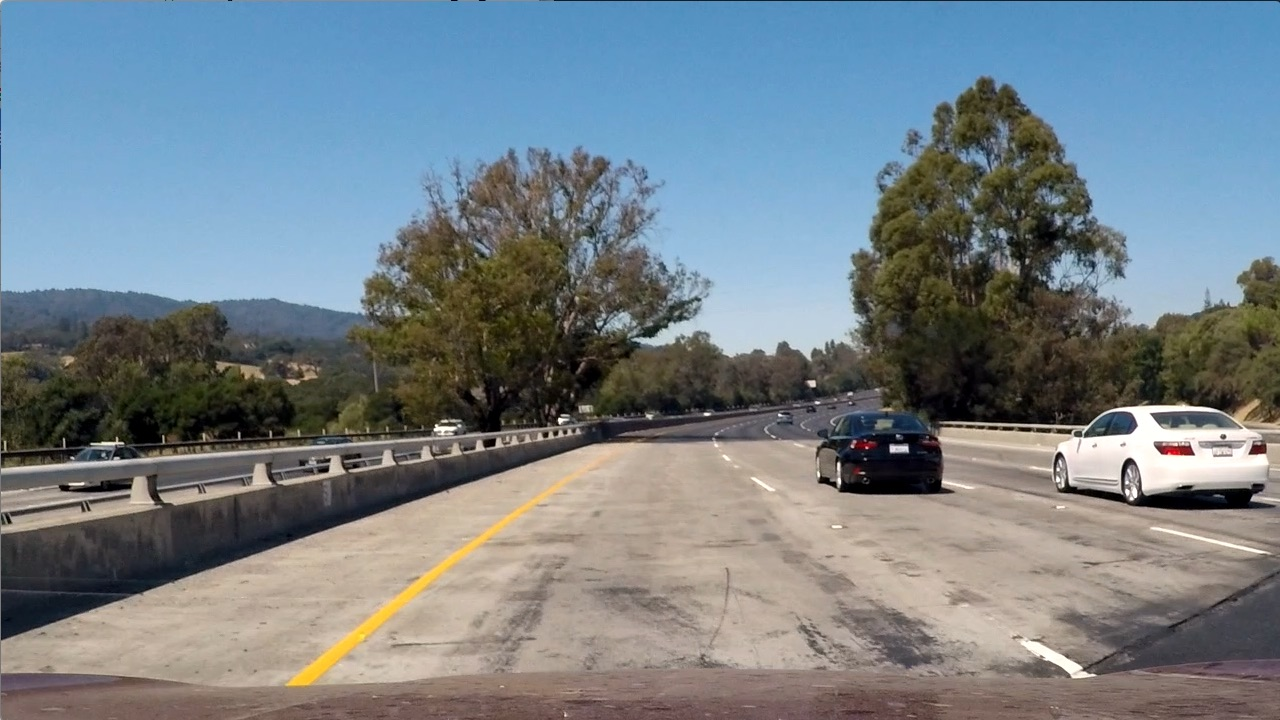
#> input picture test_images/test1.jpg, 1280 x 720 px; its folder holds only this picture in this run
$ jupyter execute --allow-errors vehicle_detection.ipynb   (older library calls are emulated)
#> lines starting #> are read from the running program, lines starting #| are printed output that depends on the picture
#> (reads svc_pickle.p from the repository)
#> further down, test_img is the input picture: shape (720, 1280, 3); mean B, G, R 135.5, 128.7, 117.5
### vehicle_detection.py
import glob
import numpy as np
import matplotlib.pyplot as plt
import cv2
import time
from sklearn.svm import LinearSVC
from sklearn.preprocessing import StandardScaler
from skimage.feature import hog
from sklearn.model_selection import train_test_split
from scipy.ndimage.measurements import label
from collections import deque


class Pipeline:
    def __init__(self):
        self.cars = []
        self.notcars = []
        self.X = None
        self.X_scaler = None
        self.scaled_X = None
        self.y = None
        self.svc = None
        self.box_list = deque(maxlen=10)

        # Tweakable Parameters
        self.color_space = 'YCrCb'  # Can be RGB, HSV, LUV, HLS, YUV, YCrCb, GRAY
        self.orient = 9  # HOG orientations
        self.pix_per_cell = 8  # HOG pixels per cell
        self.cell_per_block = 2  # HOG cells per block
        self.hog_channel = "ALL"  # Can be 0, 1, 2, or "ALL"
        self.spatial_size = (32, 32)  # Spatial binning dimensions
        self.hist_bins = 32  # Number of histogram bins
        self.spatial_feat = True  # Spatial features on or off
        self.hist_feat = True  # Histogram features on or off
        self.hog_feat = True  # HOG features on or off
        self.find_params = [(1.0, (400, 500)), (1.25, (400, 675)), (1.5, (400, 675))] # Scale & Min and max in y for sliding window search

        win_size = (64, 64)
        block_size = (self.pix_per_cell * self.cell_per_block, self.pix_per_cell * self.cell_per_block)
        block_stride = (8, 8)
        cell_size = (self.pix_per_cell, self.pix_per_cell)
        nbins = self.orient

        self.hog_descriptor = cv2.HOGDescriptor(win_size, block_size, block_stride, cell_size, nbins)

    def visualize_hog_features(self, img):
        features, hog_image = hog(img, orientations=self.orient,
                                  pixels_per_cell=(self.pix_per_cell, self.pix_per_cell),
                                  cells_per_block=(self.cell_per_block, self.cell_per_block),
                                  transform_sqrt=True,
                                  visualise=True, feature_vector=True)
        return features, hog_image

    def get_hog_features(self, img):

        return self.hog_descriptor.compute(img)

    def bin_spatial(self, img):
        # Use cv2.resize().ravel() to create the feature vector
        features = cv2.resize(img, self.spatial_size).ravel()
        # Return the feature vector
        return features

    def color_hist(self, img, bins_range=(0, 256), plot=False):
        # Compute the histogram of the color channels separately
        channel1_hist = np.histogram(img[:, :, 0], bins=self.hist_bins, range=bins_range)
        channel2_hist = np.histogram(img[:, :, 1], bins=self.hist_bins, range=bins_range)
        channel3_hist = np.histogram(img[:, :, 2], bins=self.hist_bins, range=bins_range)

        if plot is True:
            # Generating bin centers
            bin_edges = channel1_hist[1]
            bin_centers = (bin_edges[1:] + bin_edges[0:len(bin_edges) - 1]) / 2

            # Plot a figure with all three bar charts
            fig = plt.figure(figsize=(12, 3))
            plt.subplot(131)
            plt.bar(bin_centers, channel1_hist[0])
            plt.xlim(0, 256)
            plt.title('Channel 1 Histogram')
            plt.subplot(132)
            plt.bar(bin_centers, channel2_hist[0])
            plt.xlim(0, 256)
            plt.title('Channel 2 Histogram')
            plt.subplot(133)
            plt.bar(bin_centers, channel3_hist[0])
            plt.xlim(0, 256)
            plt.title('Channel 3 Histogram')
            plt.show()
        else:
            # Concatenate the histograms into a single feature vector
            hist_features = np.concatenate((channel1_hist[0], channel2_hist[0], channel3_hist[0]))

            # Return the individual histograms, bin_centers and feature vector
            return hist_features

    # [86 lines left out: functions extract_features, load_training_data, combine_normalize_features, fit_model, not called in this run]

    def find_cars(self, img, scale=1.0, ystart=350, ystop=650):

        box_list = []
        img_tosearch = img[ystart:ystop, :, :]
        ctrans_tosearch = cv2.cvtColor(img_tosearch, getattr(cv2, "COLOR_BGR2" + self.color_space))
        print("ctrans_tosearch.shape", ctrans_tosearch.shape)

        if scale != 1:
            imshape = ctrans_tosearch.shape
            ctrans_tosearch = cv2.resize(ctrans_tosearch, (np.int(imshape[1] / scale), np.int(imshape[0] / scale)))

        # Define blocks and steps as above
        nxblocks = (ctrans_tosearch.shape[1] // self.pix_per_cell) - self.cell_per_block + 1
        nyblocks = (ctrans_tosearch.shape[0] // self.pix_per_cell) - self.cell_per_block + 1
        # nfeat_per_block = self.orient * self.cell_per_block ** 2

        # 64 was the original sampling rate, with 8 cells and 8 pix per cell
        window = 64
        nblocks_per_window = (window // self.pix_per_cell) - self.cell_per_block + 1
        cells_per_step = 2  # Instead of overlap, define how many cells to step
        nxsteps = (nxblocks - nblocks_per_window) // cells_per_step + 1
        nysteps = (nyblocks - nblocks_per_window) // cells_per_step + 1

        for xb in range(nxsteps):
            for yb in range(nysteps):
                # features = []
                ypos = yb * cells_per_step
                xpos = xb * cells_per_step

                features = []

                xleft = xpos * self.pix_per_cell
                ytop = ypos * self.pix_per_cell

                # Extract the image patch
                # Should already be 64x64 if window is set to 64, but lets be safe
                subimg = cv2.resize(ctrans_tosearch[ytop:ytop + window, xleft:xleft + window], (64, 64))

                # Get color features
                if self.spatial_feat is True:
                    spatial_features = self.bin_spatial(subimg)
                    features.append(spatial_features)

                if self.hist_feat is True:
                    hist_features = self.color_hist(subimg)
                    features.append(hist_features)

                if self.hog_feat is True:
                    # Call get_hog_features() with vis=False, feature_vec=True
                    if self.hog_channel == 'ALL':
                        hog1 = self.get_hog_features(subimg[:, :, 0])
                        hog2 = self.get_hog_features(subimg[:, :, 1])
                        hog3 = self.get_hog_features(subimg[:, :, 2])
                        hog_features = np.vstack((hog1, hog2, hog3)).ravel()
                    else:
                        hog_features = self.get_hog_features(subimg[:, :, self.hog_channel]).ravel()
                    features.append(hog_features)

                # Scale features and make a prediction
                test_features = self.X_scaler.transform(
                    np.hstack(features).reshape(1, -1))
                test_prediction = self.svc.predict(test_features)
                if test_prediction == 1:
                    padding = 15  # helps to increase chance of overlapping bboxes for the heatmaps
                    xbox_left = np.int(xleft * scale)
                    ytop_draw = np.int(ytop * scale)
                    win_draw = np.int(window * scale) + padding
                    box_list.append(((xbox_left - padding, ytop_draw + ystart - padding),
                                     (xbox_left + win_draw, ytop_draw + win_draw + ystart)))

        self.box_list.append(box_list)

    def visualize_sliding_windows(self, img, scale=1.0, ystart=350, ystop=650, padding=15):
        # Make a copy of the image
        imcopy = np.copy(img)

        img_tosearch = imcopy[ystart:ystop, :, :]

        if scale != 1:
            imshape = img_tosearch.shape
            img_tosearch = cv2.resize(img_tosearch, (np.int(imshape[1] / scale), np.int(imshape[0] / scale)))

        # Define blocks and steps as above
        nxblocks = (img_tosearch.shape[1] // self.pix_per_cell) - self.cell_per_block + 1
        nyblocks = (img_tosearch.shape[0] // self.pix_per_cell) - self.cell_per_block + 1

        # 64 was the original sampling rate, with 8 cells and 8 pix per cell
        window = 64
        nblocks_per_window = (window // self.pix_per_cell) - self.cell_per_block + 1
        cells_per_step = 2  # Instead of overlap, define how many cells to step
        nxsteps = (nxblocks - nblocks_per_window) // cells_per_step + 1
        nysteps = (nyblocks - nblocks_per_window) // cells_per_step + 1

        for xb in range(nxsteps):
            for yb in range(nysteps):
                ypos = yb * cells_per_step
                xpos = xb * cells_per_step

                xleft = xpos * self.pix_per_cell
                ytop = ypos * self.pix_per_cell

                xbox_left = np.int(xleft * scale)
                ytop_draw = np.int(ytop * scale)
                win_draw = np.int(window * scale) + padding

                imcopy = cv2.rectangle(imcopy,
                                       (xbox_left - padding, ytop_draw + ystart - padding),
                                       (xbox_left + win_draw, ytop_draw + win_draw + ystart), (0, 0, 255), 3)

        return imcopy

    # [35 lines left out: functions add_heat, apply_threshold, draw_labeled_bboxes, not called in this run]

    def draw_boxes(self, img, color=(0, 0, 255), thick=6):
        # Make a copy of the image
        imcopy = np.copy(img)
        # Iterate through the bounding boxes
        for boxes_in_frame in self.box_list:
            # print("number of boxes", len(boxes_in_frame))
            for bbox in boxes_in_frame:
                # Draw a rectangle given bbox coordinates
                cv2.rectangle(imcopy, bbox[0], bbox[1], color, thick)
        # Return the image copy with boxes drawn
        return imcopy

    def run(self, img, calc=True, clear_boxes=False, thresh=6):
#> called with calc = True, clear_boxes = True, thresh = 1
        if clear_boxes is True:
            self.box_list.clear()

        if calc is True:
            t = time.time()

            for params in self.find_params:
                self.find_cars(img, scale=params[0], ystart=params[1][0], ystop=params[1][1])
#> this loop made 1 pass
#> pass 1, in find_cars, `img_tosearch = img[ystart:ystop, :, :]`:
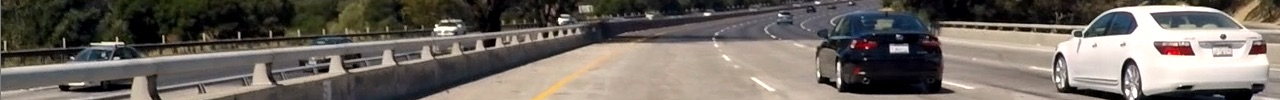
#> img_tosearch: shape (100, 1280, 3); mean B, G, R 96.9, 103.5, 110.4

            t2 = time.time()
            print(round(t2 - t, 2), 'Seconds to find cars...')
        # detected_cars = self.draw_boxes(img)

        t3 = time.time()
        # Add heat to each box in box list
        heat = np.zeros_like(img[:, :, 0]).astype(np.float)
        heat = self.add_heat(heat)

        # Apply threshold to help remove false positives
        heat = self.apply_threshold(heat, thresh)

        # Visualize the heatmap when displaying
        heatmap = np.clip(heat, 0, 255)
        t4 = time.time()
        print(round(t4 - t3, 2), 'Seconds to apply heatmaps...')

        t5 = time.time()
        # Find final boxes from heatmap using label function
        labels = label(heatmap)
        draw_img = self.draw_labeled_bboxes(img, labels)
        t6 = time.time()
        print(round(t6 - t5, 2), 'Seconds to draw final boxes...')

        return draw_img, heatmap

### vehicle_detection.ipynb
# Vehicle Detection

The goals / steps of this project are the following:

* Perform a Histogram of Oriented Gradients (HOG) feature extraction on a labeled training set of images and train a classifier Linear SVM classifier
* Optionally, you can also apply a color transform and append binned color features, as well as histograms of color, to your HOG feature vector.
* Note: for those first two steps don't forget to normalize your features and randomize a selection for training and testing.
* Implement a sliding-window technique and use your trained classifier to search for vehicles in images.
* Run your pipeline on a video stream (start with the test_video.mp4 and later implement on full project_video.mp4) and create a heat map of recurring detections frame by frame to reject outliers and follow detected vehicles.
* Estimate a bounding box for vehicles detected.

[cell 1]
from vehicle_detection import Pipeline
import glob
import cv2
import matplotlib.pyplot as plt
import pickle

[cell 2]
# Initiate the vehicle detection pipeline
pipeline = Pipeline()

#> (a cell that did not finish here is left out)

[cell 4]
# Glob the test images directory
test_images = glob.glob('test_images/*.jpg')

[cell 5]
# helper function for viewing images in pyplot columns
def side_by_side(images, labels=("", "", ""), cmap='viridis', cols=3):
    f, axes = plt.subplots(1, cols, figsize=(20,10))
    cmapv = cmap
    for idx in range(cols):

        if isinstance(cmap, str) is False:
            cmapv = cmap[idx]

        axes[idx].imshow(images[idx], cmap=cmapv)
        axes[idx].set_title(labels[idx], fontsize=30)

[cell 6]
images = []
heatmaps = []

#> (the rest of this cell did not finish here and is left out)

[cell 7]
img = cv2.imread(test_images[0])

ctrans_img = cv2.cvtColor(img, cv2.COLOR_BGR2YCrCb)
#> ctrans_img: shape (720, 1280, 3); mean of channels 0, 1, 2 126.1, 121.9, 133.3

pipeline.color_hist(ctrans_img, plot=True)
#> call 2 of color_hist, with bins_range = (0, 256), plot = True
#> in color_hist (call 2), `bin_edges = channel1_hist[1]`: bin_edges = 33 values from 0 to 256
#> in color_hist (call 2), `bin_centers = (bin_edges[1:] + bin_edges[0:len(bin_edges) - 1]) / 2`: bin_centers = 32 values from 4 to 252
#> in color_hist (call 2), `plt.show()`:
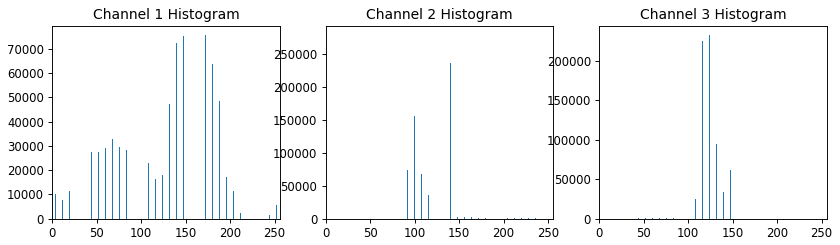
#> figure drawn by matplotlib, 3 panels; panel 1: tallest bar 75655 high, from x = 171.6 to 172.4; panel 2: tallest bar 278444 high, from x = 131.6 to 132.4; panel 3: tallest bar 232967 high, from x = 123.6 to 124.4

features1, hog_image1 = pipeline.visualize_hog_features(ctrans_img[:, :, 0])
#> in visualize_hog_features, `features, hog_image = hog(img, orientations=self.orient, pixels_per_ce..`:
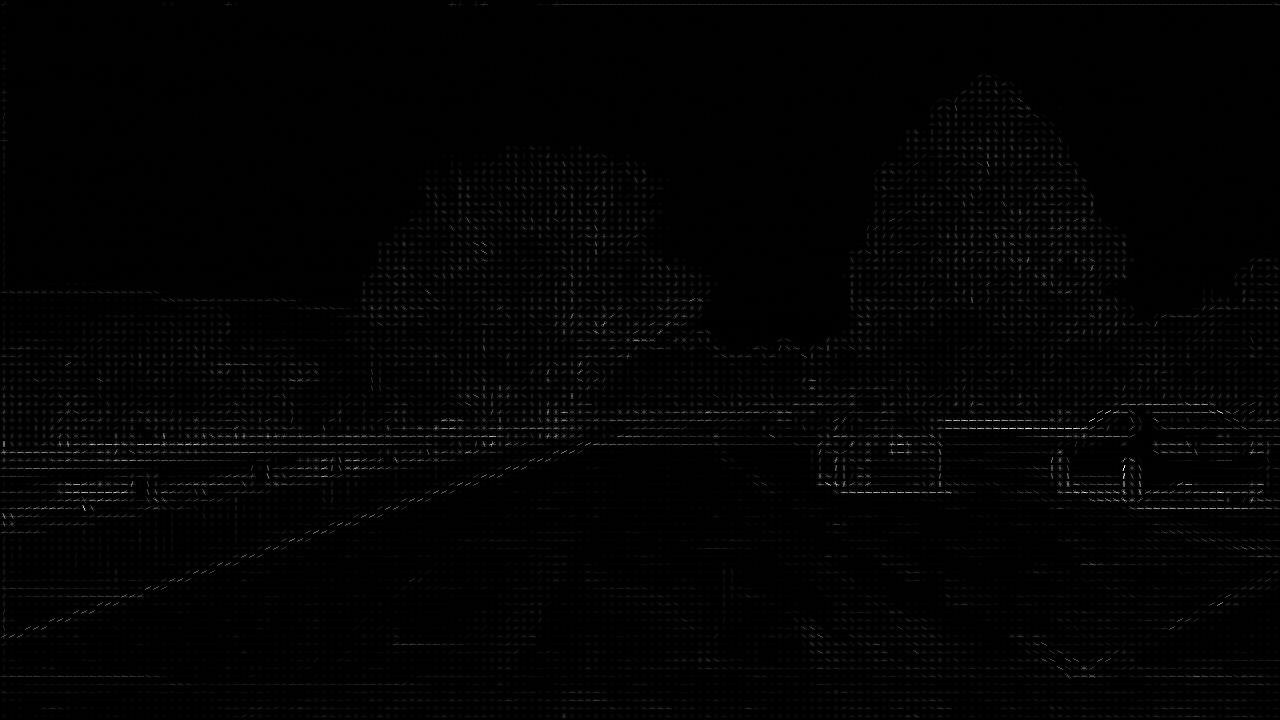
#> hog_image: shape (720, 1280) float64; min 0, max 5.02, mean 0.0587; drawn with min black and max white
features2, hog_image2 = pipeline.visualize_hog_features(ctrans_img[:, :, 1])
#> in visualize_hog_features (call 2), `features, hog_image = hog(img, orientations=self.orient, pixels_per_ce..`:
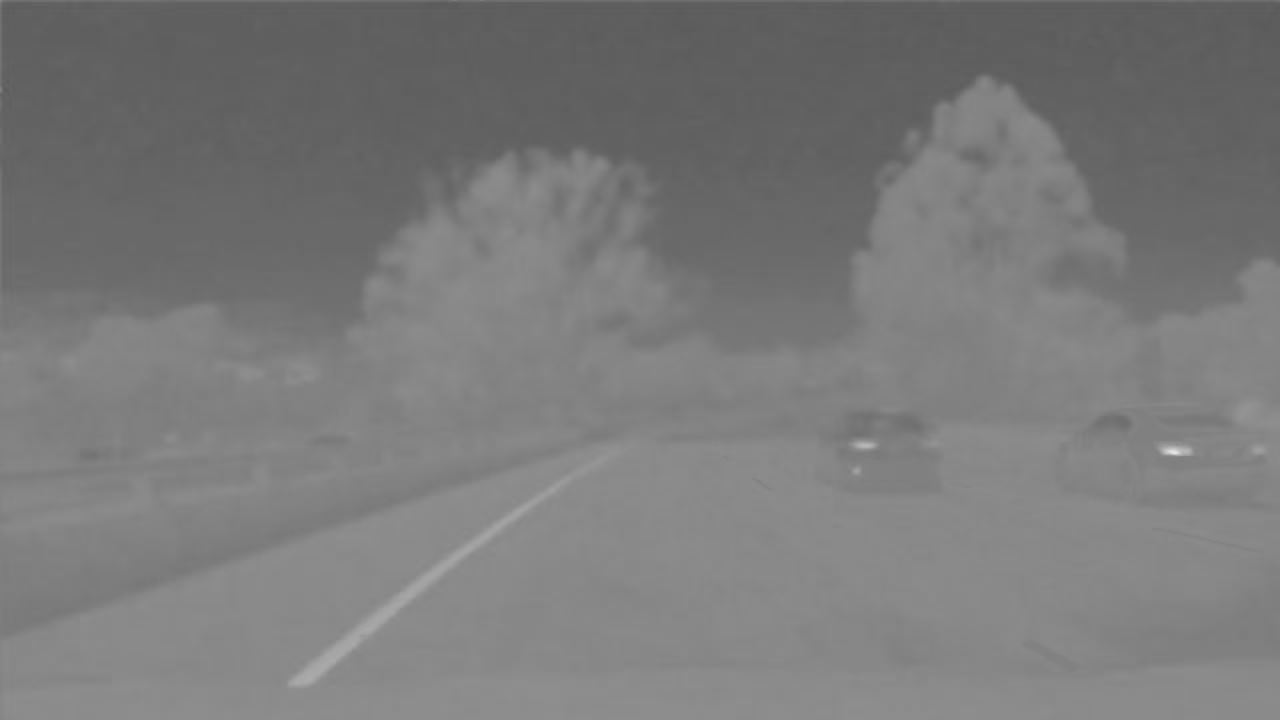
#> img: shape (720, 1280); min 90, max 232, mean 121.9
features3, hog_image3 = pipeline.visualize_hog_features(ctrans_img[:, :, 2])
#> in visualize_hog_features (call 3), `features, hog_image = hog(img, orientations=self.orient, pixels_per_ce..`:
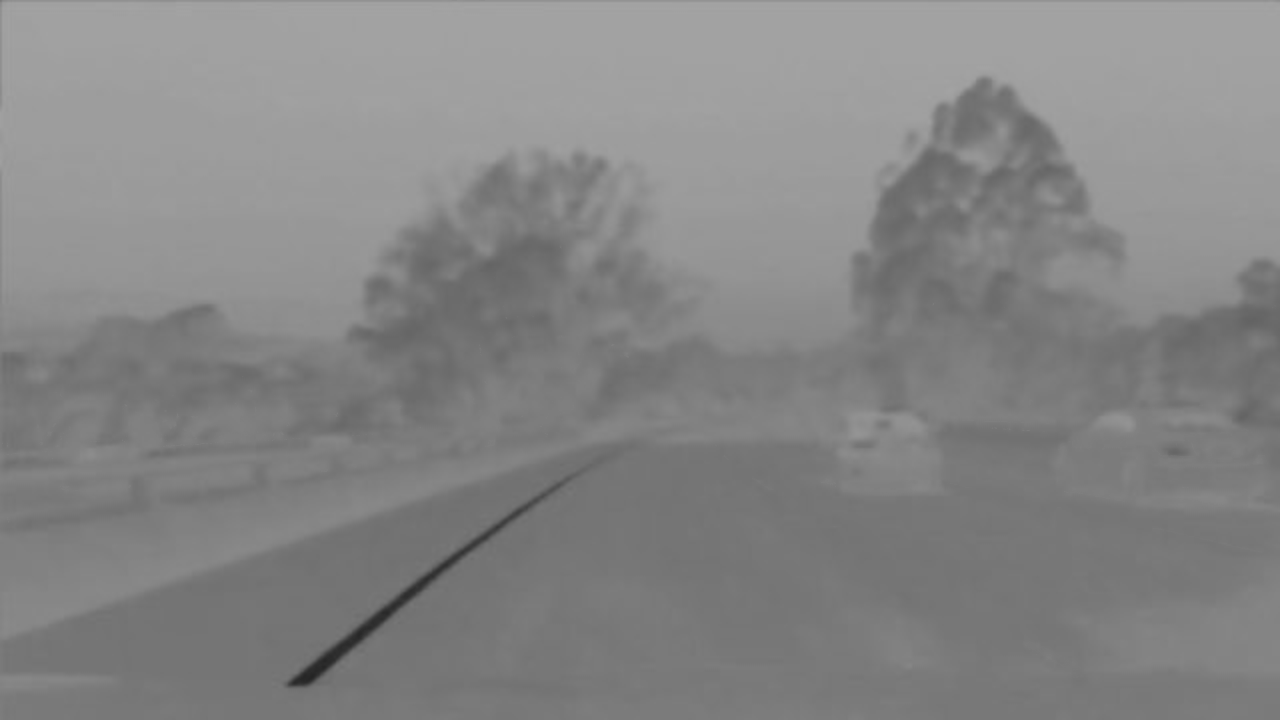
#> img: shape (720, 1280); min 36, max 164, mean 133.3

side_by_side((ctrans_img[:, :, 0], ctrans_img[:, :, 1], ctrans_img[:, :, 2]), labels=("Channel 0","Channel 1","Channel 2"), cmap="gray")
side_by_side((hog_image1, hog_image2, hog_image3), labels=("Channel 0","Channel 1","Channel 2"), cmap="gray")

[cell 8]
sliding_windows = []
rgb_img = cv2.cvtColor(img, cv2.COLOR_BGR2RGB)
for params in pipeline.find_params:
    sliding_windows.append(pipeline.visualize_sliding_windows(rgb_img, scale=params[0], ystart=params[1][0], ystop=params[1][1], padding=0))
#> this loop made 3 passes
#> pass 2, in visualize_sliding_windows (call 2), `img_tosearch = imcopy[ystart:ystop, :, :]`:
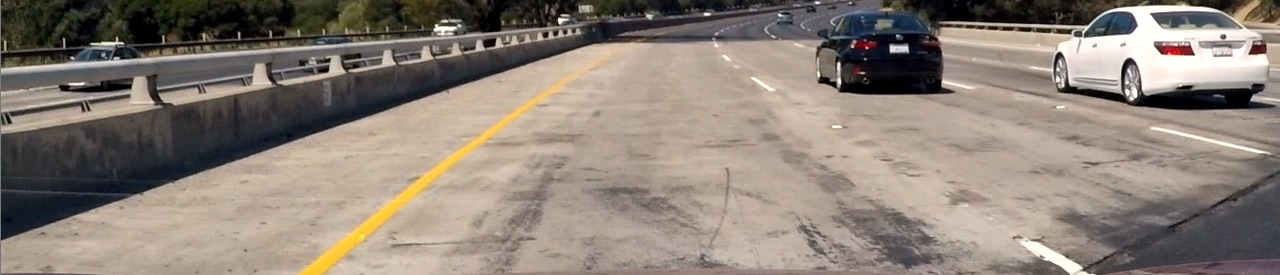
#> img_tosearch: shape (275, 1280, 3); mean R, G, B 139.5, 128.7, 118.7
#> after the loop, sliding_windows = 3 items

# Window size 64 px
side_by_side(sliding_windows, labels=("Scale: 1","Scale: 1.25","Scale: 1.5"))
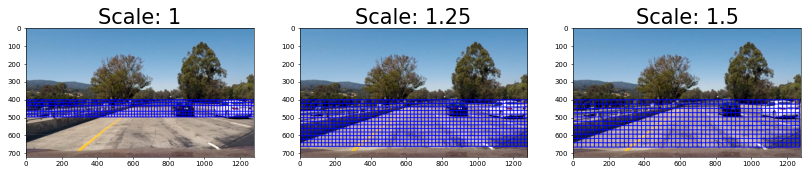
#> figure drawn by matplotlib, 3 panels

#> (a cell that did not finish here is left out)

draw_img = cv2.cvtColor(draw_img, cv2.COLOR_BGR2RGB)

[cell 10]
img_with_boxes = pipeline.draw_boxes(img)

img_with_boxes = cv2.cvtColor(img_with_boxes, cv2.COLOR_BGR2RGB)

#> (the rest of this cell did not finish here and is left out)

#> (a cell that did not finish here is left out)

side_by_side(heatmaps[0:3], cmap="hot")
